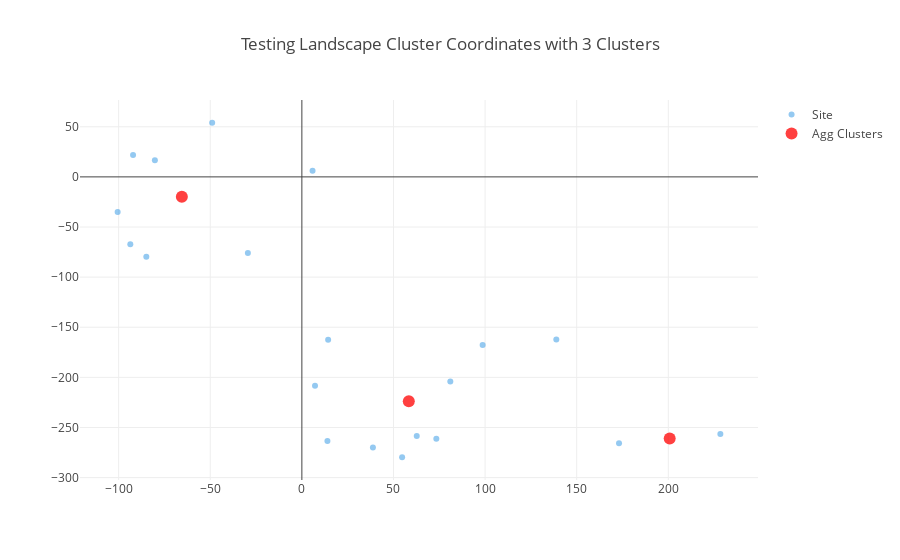

Write notebook code for a chart like this one.
### Code cell
agg = AgglomerativeClustering(n_clusters = numClusters).fit(coords.as_matrix())
aggPoints = []

for x in range(0, numClusters):
    aggPoints.append([])

for x in range(0, len(coords)):
    aggPoints[agg.labels_[x]].append(coords.as_matrix()[x])

centersX = []
centersY = []

clusterLabels = agg.labels_
citiesInCluster = [0] * len(clusterLabels)
for x in range(0, len(clusterLabels)):
    citiesInCluster[clusterLabels[x]] += 1

for x in range(0, numClusters):
    sumX = 0
    sumY = 0
    for y in range(0, len(aggPoints[x])):
        sumX += aggPoints[x][y][0]
        sumY += aggPoints[x][y][1]
    centersX.append(sumX / len(aggPoints[x]))
    centersY.append(sumY / len(aggPoints[x]))

aggCentersTrace = go.Scatter(
    x = centersX,
    y = centersY,
    name = 'Agg Clusters',
    mode = 'markers',
    marker = dict(
        size = 12,
        color = 'rgba(255, 0, 0, 0.75)'
    )
)

#Plot result
points = [trace]
points.append(aggCentersTrace)
#Gets name of city from the name of the csv file
cityName = "Testing"#$c.split("/")[1].split("_")[0]
#Plot
iplot({
        "data": points,
        'layout': {'title': cityName + ' Landscape Cluster Coordinates with ' + str(numClusters) + ' Clusters'}
        },
        )

### Figure 1 — Plotly figure (JSON) as saved in the notebook; plotly's stock layout.template omitted (floating-point values rounded to 4 significant figures)
{"data": [{"marker": {"color": "rgba(42, 147, 227, .50)", "size": 6}, "mode": "markers", "name": "Site", "type": "scatter", "x": [-92.14, -48.95, 5.826, -93.63, -100.5, -84.9, -80.22, -29.48, 14.34, 81.02, 98.66, 173.1, 228.4, 138.9, 73.39, 7.171, 13.95, 62.69, 54.71, 38.77], "y": [21.83, 54.01, 6.109, -67.15, -35.1, -79.67, 16.51, -76.01, -162.4, -204.1, -167.6, -265.7, -256.5, -162.2, -261.2, -208.5, -263.4, -258.6, -279.7, -270.0]}, {"marker": {"color": "rgba(255, 0, 0, 0.75)", "size": 12}, "mode": "markers", "name": "Agg Clusters", "type": "scatter", "x": [58.36, -65.5, 200.7], "y": [-223.8, -19.93, -261.1]}], "layout": {"title": "Testing Landscape Cluster Coordinates with 3 Clusters"}}
